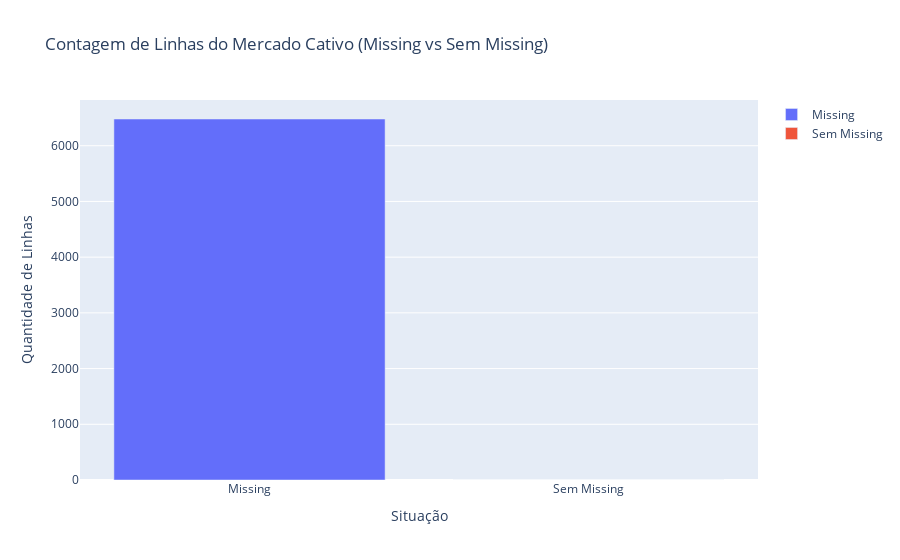
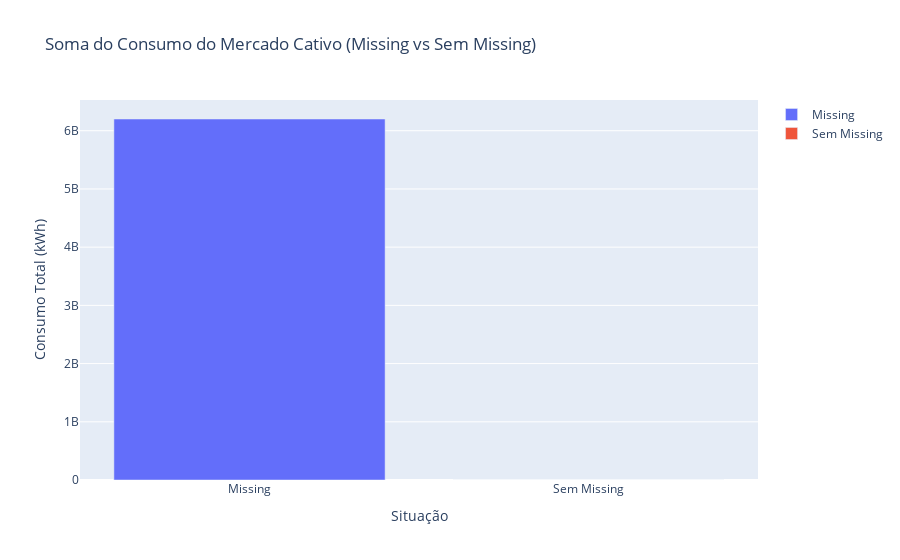

The cell these charts' notebook holds for them, in order:
### Markdown cell above
Após isso vamos ver se Cativo tem dados missing e algumas situações de população e em outras não.

### Code cell
import plotly.graph_objects as go

# Contagem de linhas do mercado cativo com e sem missing em numero_consumidores
cativo = energia_df[energia_df['tipo_consumo'] == 'Cativo']
count_missing = cativo['numero_consumidores'].isnull().sum()
count_not_missing = cativo['numero_consumidores'].notnull().sum()

fig_count = go.Figure(data=[
    go.Bar(name='Missing', x=['Missing'], y=[count_missing]),
    go.Bar(name='Sem Missing', x=['Sem Missing'], y=[count_not_missing])
])
fig_count.update_layout(
    title='Contagem de Linhas do Mercado Cativo (Missing vs Sem Missing)',
    yaxis_title='Quantidade de Linhas',
    xaxis_title='Situação'
)
fig_count.show()

# Soma do consumo do mercado cativo com e sem missing em numero_consumidores
sum_missing = cativo[cativo['numero_consumidores'].isnull()]['consumo'].sum()
sum_not_missing = cativo[cativo['numero_consumidores'].notnull()]['consumo'].sum()

fig_sum = go.Figure(data=[
    go.Bar(name='Missing', x=['Missing'], y=[sum_missing]),
    go.Bar(name='Sem Missing', x=['Sem Missing'], y=[sum_not_missing])
])
fig_sum.update_layout(
    title='Soma do Consumo do Mercado Cativo (Missing vs Sem Missing)',
    yaxis_title='Consumo Total (kWh)',
    xaxis_title='Situação'
)
fig_sum.show()

### Figure 1 — Plotly figure (JSON) as saved in the notebook; plotly's stock layout.template omitted (floating-point values rounded to 4 significant figures)
{"data": [{"name": "Missing", "type": "bar", "x": ["Missing"], "y": [6480]}, {"name": "Sem Missing", "type": "bar", "x": ["Sem Missing"], "y": [0]}], "layout": {"title": {"text": "Contagem de Linhas do Mercado Cativo (Missing vs Sem Missing)"}, "xaxis": {"title": {"text": "Situação"}}, "yaxis": {"title": {"text": "Quantidade de Linhas"}}}}

### Figure 2 — Plotly figure (JSON) as saved in the notebook; plotly's stock layout.template omitted (floating-point values rounded to 4 significant figures)
{"data": [{"name": "Missing", "type": "bar", "x": ["Missing"], "y": [6201517579]}, {"name": "Sem Missing", "type": "bar", "x": ["Sem Missing"], "y": [0]}], "layout": {"title": {"text": "Soma do Consumo do Mercado Cativo (Missing vs Sem Missing)"}, "xaxis": {"title": {"text": "Situação"}}, "yaxis": {"title": {"text": "Consumo Total (kWh)"}}}}
